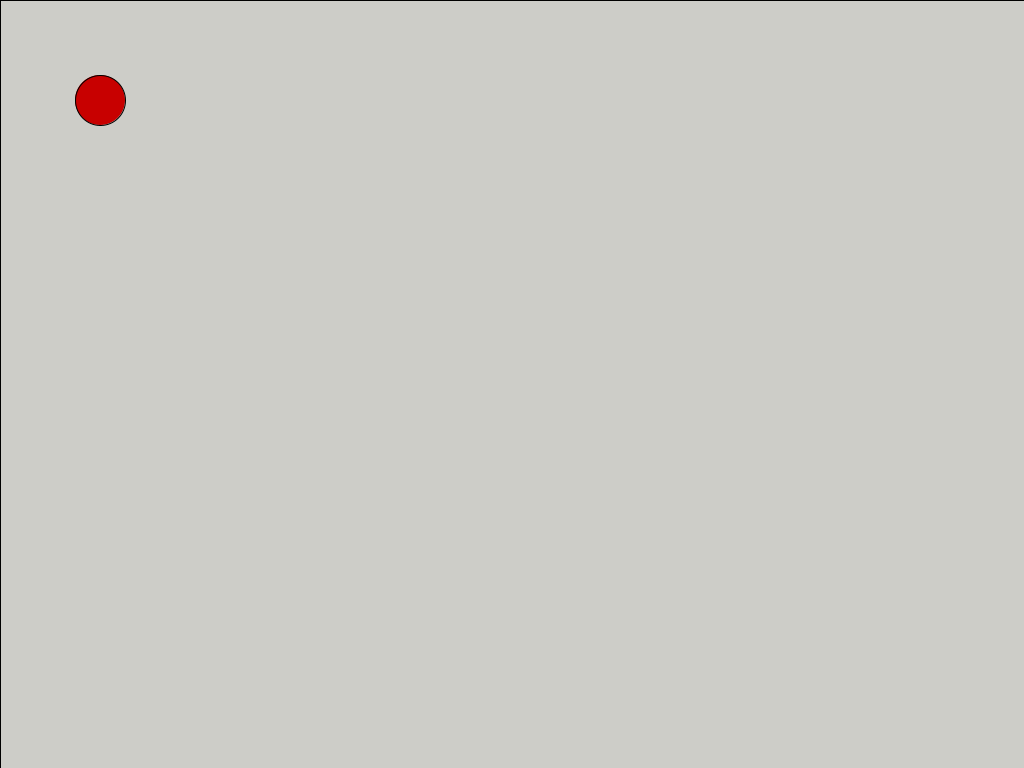
Frame 1 (no input)
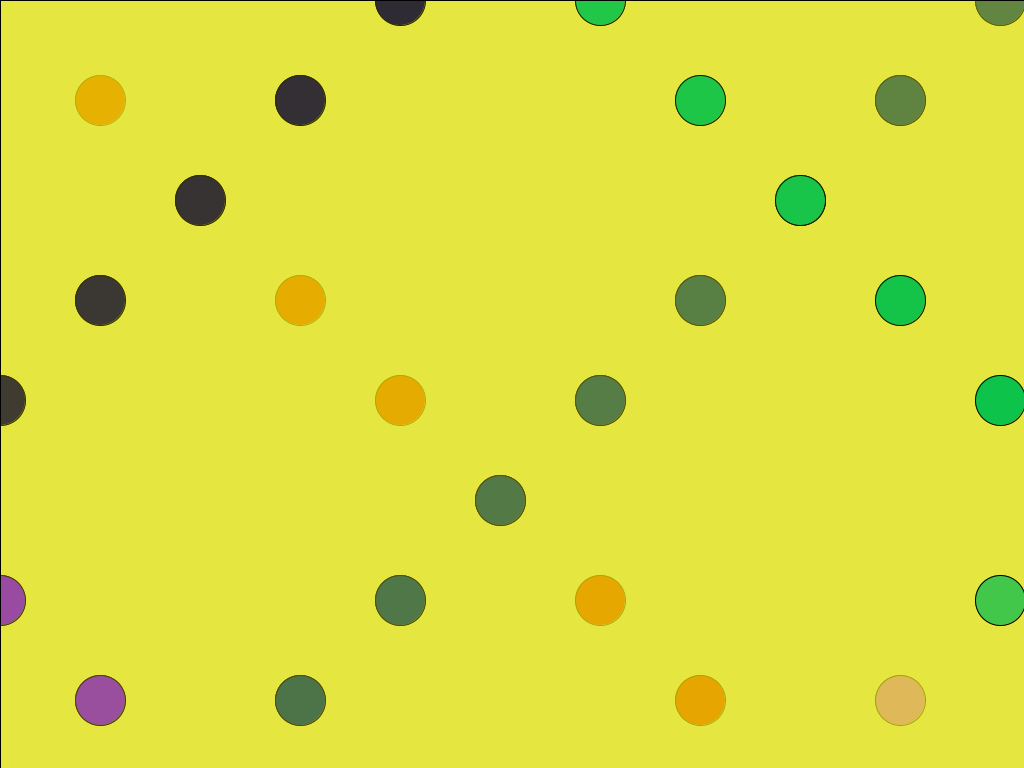
Frame 60 (the mouse pressed at the canvas centre just before this capture)
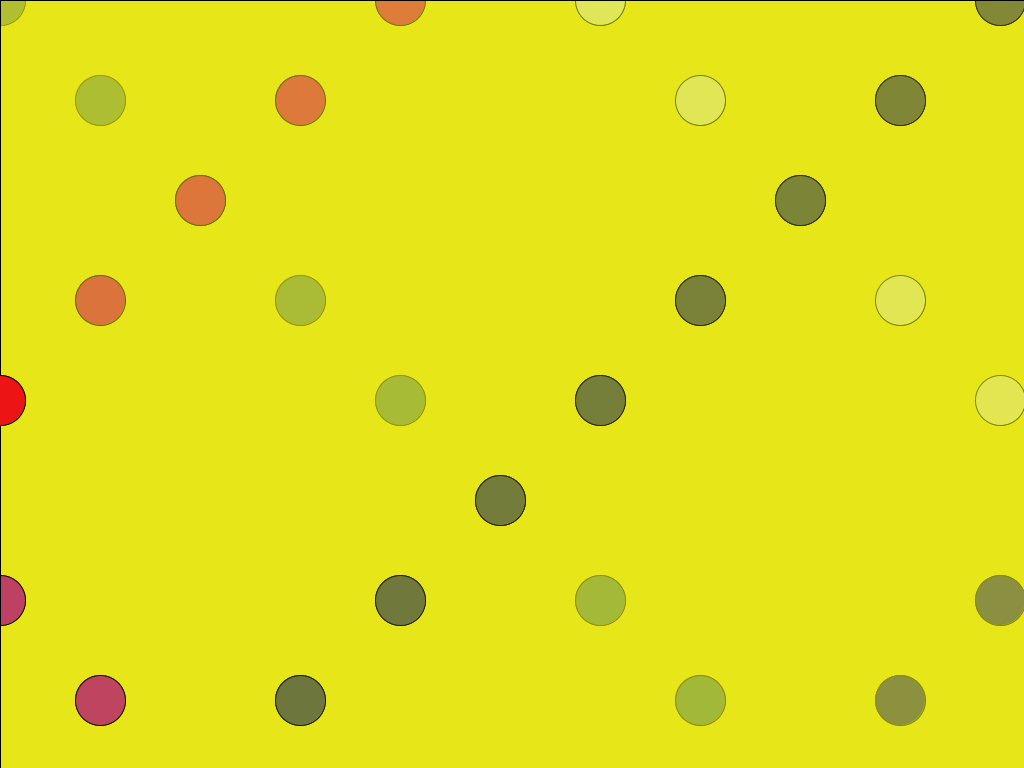
Frame 120 (the mouse held since frame 60 and released just before this capture)

The Processing sketch that drew these frames (run headless with seeded random() and noise(); from frame 60 on, the mouse is pressed at the canvas centre):

// Processing sketch: Rebotar
// ── Rebotar.pde

float posX = 100;
float posY = 100;
//va a ir de escala de grises cuando pasa el imiete de la pantalla
float colorElipseR = 200;
float colorElipseG = 0;
float colorElipseB = 0;

float velocidadX = 100;
float velocidadY = 100;

void setup() {
  size(1024,768);
  
}




void draw() {
  //truco para actualizar la pantalla
  //fill pone el efecto Rec 255, el 5 es casi invisible no se nota mucho, cambiando los numeros se cambia el color
    fill(255,255,0,5);
    
    
  //widt tamaño en X
  //height tamaño en Y
  //agregar un cuardo para decorar el fondo, del tamaño de la plantilla
  rect(0,0,width,height);
  
  //se pone RGB para que cambia de 0 a 200
  fill(colorElipseR,colorElipseG,colorElipseB);
  ellipse(posX, posY,50,50);

  
  //para mover el objeto
  //cambio de posiciones en X,Y
  posX = posX + velocidadX;
  posY = posY + velocidadY;
  
  //cuando va de ida X
  if (posX > width) {
    velocidadX = -velocidadX;
    colorElipseR = random (255);
    colorElipseG = random (255);
    colorElipseB = random (255);
  }
  
  //cuando va de regreso X
  if (posX < 0) {
    velocidadX = -velocidadX;
    colorElipseR = random (255);
    colorElipseG = random (255);
    colorElipseB = random (255);
  }
  
  if (posY > height){
  velocidadY = -velocidadY;
  colorElipseR =random (255);
  colorElipseG = random (255);
  colorElipseB = random (255);
  }
  
  if (posY < 0 ){
    velocidadY = -velocidadY;
    colorElipseR = random (255);
    colorElipseG = random (255);
    colorElipseB = random (255);
  }
}


void keyPressed (){
  
  //barra de espacio
  if (key == ' '){ 
    background (255);
  }
  
  if (key == 'a'){
    save("imagen001.png");
  }


}
